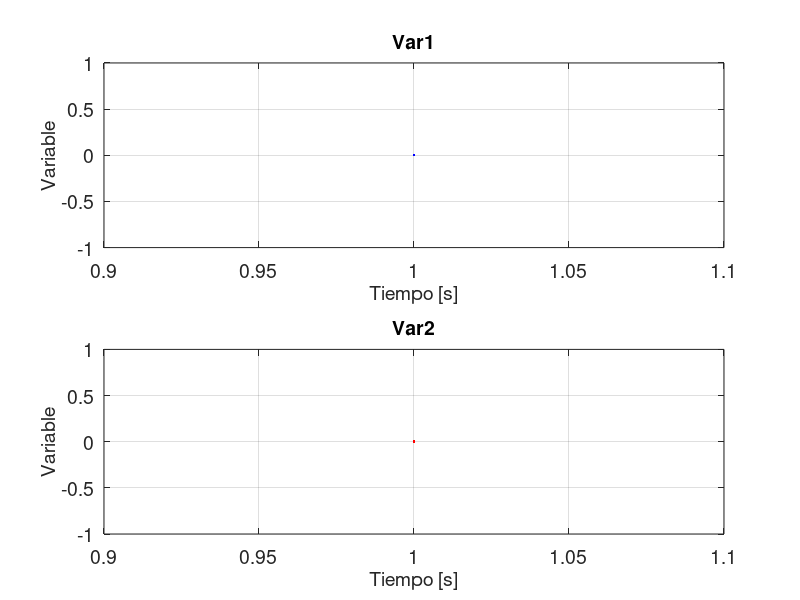

Here is the MATLAB script that generated this plot: (Note: this script raises an error after producing the figure.)
%/%%
  % @brief Continuously plot file data
  %/
 
% Author: Gustavo Diaz

close all;
clc

file_path = 'data/';
file_name = input('file_name: ','s');
file_ext = '.txt';
full_name = strcat(file_path, file_name, file_ext);

var1 = 0;
var2 = 0;

max_var1 = 0;
min_var1 = 0;
max_var2 = 0;
min_var2 = 0;

sz = 0;
window_sz = 1000;

figure(1)
fig1 = axes;
ax1 = subplot(2,1,1);
plot(ax1, var1, 'b')
grid on
set(gca,'fontsize',14)
title('Var1', 'fontsize', 14)
xlabel(ax1, 'Tiempo [s]', 'fontsize', 14); ylabel('Variable', 'fontsize', 14);
% hold on
% figure(2)
% fig2 = axes;
ax2 = subplot(2,1,2);
plot(ax2, var2, 'r')
grid on
set(gca,'fontsize',14)
title('Var2', 'fontsize', 14)
xlabel(ax2, 'Tiempo [s]', 'fontsize', 14); ylabel('Variable', 'fontsize', 14);
% legend('Ángulo del Cubo [°]', 'Velocidad del Cubo [°/s]', 'Torque aplicado [Nm]')

while 1
	data = dlmread(full_name);
	var1 = data(:,1);
	var2 = data(:,2);
	sz = length(var1);

	if (max(var1)>=max_var1)
		max_var1 = max(var1);
	end
	if (min(var1)<=min_var1)
		min_var1 = min(var1);
	end
	if (max(var2)>=max_var2)
		max_var2 = max(var2);
	end
	if (min(var2)<=min_var2)
		min_var2 = min(var2);
	end

	subplot(2,1,1);
	% plot(fig1, var1, 'b')
	plot(ax1, var1, 'b')
	ylim([min_var1-10 max_var1+10])
	xlim([sz-window_sz sz+window_sz])
	% hold on
	subplot(2,1,2)
	% plot(fig1, var2, 'r')
	plot(ax2, var2, 'r')
	ylim([min_var2-10 max_var2+10])
	xlim([sz-window_sz sz+window_sz])
	pause(1)
end